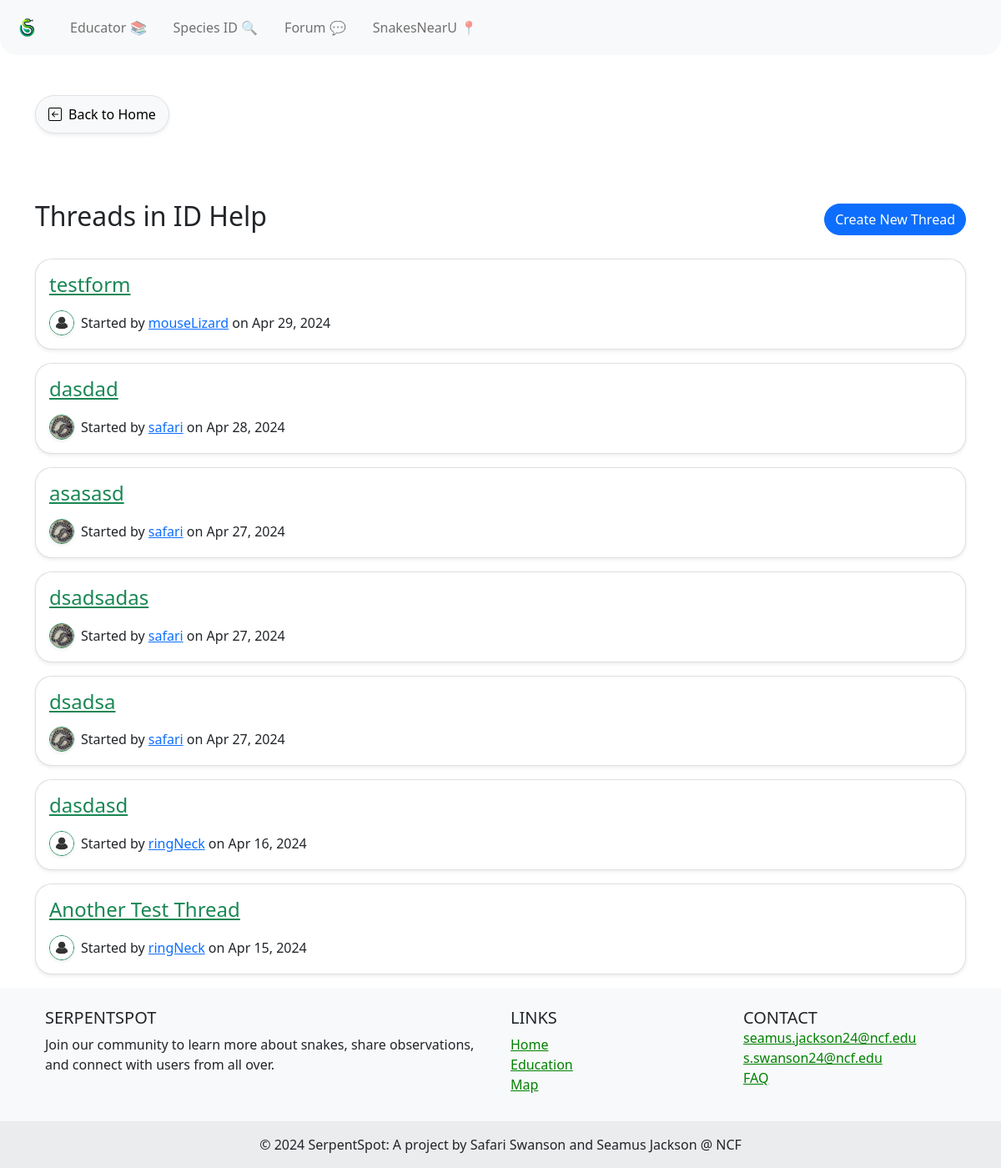
Before: /forum/board/1/ with the older database file.
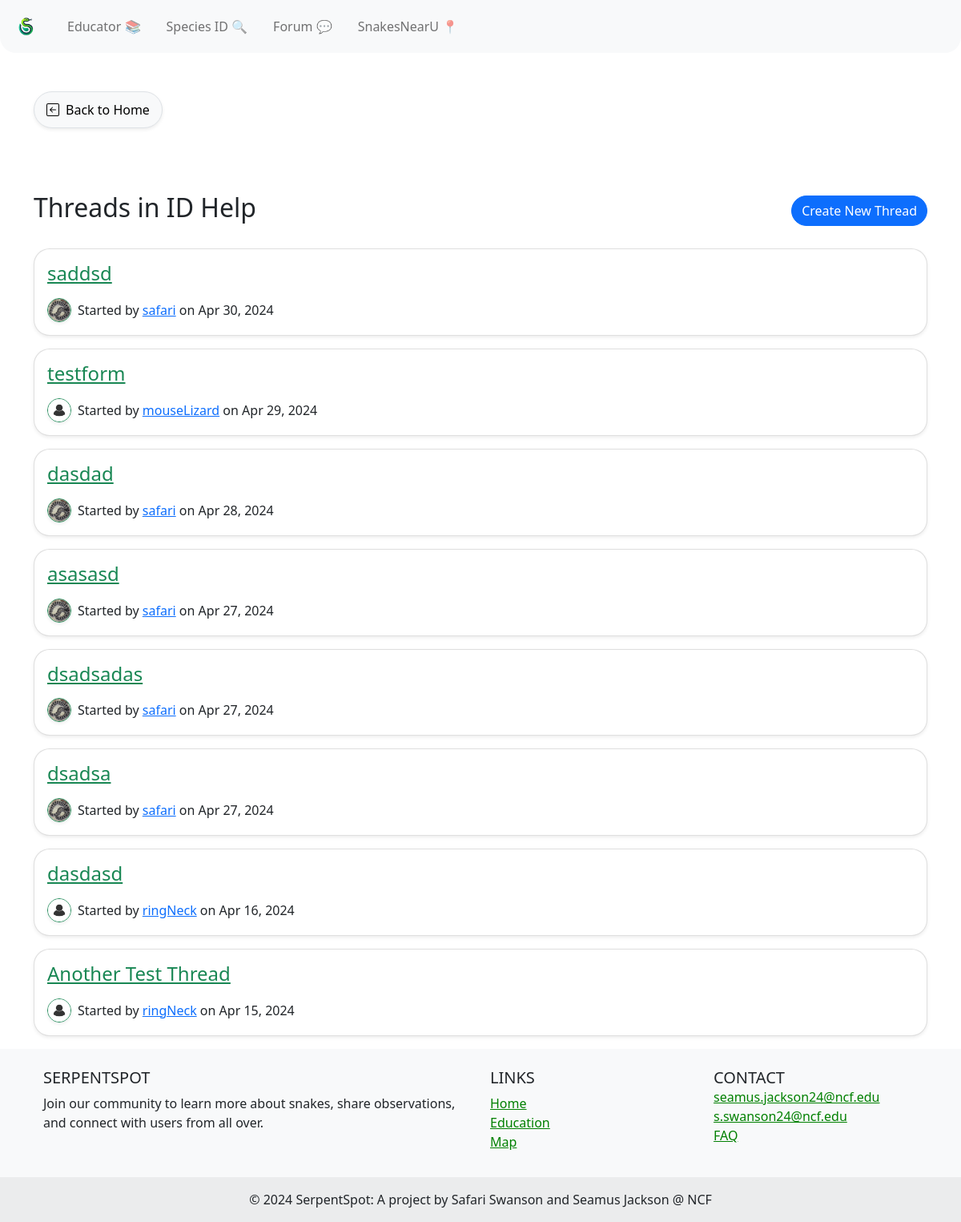
After: the same page with the newer database file.
### Forum/models.py (models this page shows, shortened)
class Thread(models.Model):
    title = models.CharField(max_length=255)
    board = models.ForeignKey(Board, on_delete=models.CASCADE, related_name='threads')
    starter = models.ForeignKey(User, on_delete=models.CASCADE, related_name='threads_started')
    created_at = models.DateTimeField(auto_now_add=True)
    updated_at = models.DateTimeField(auto_now=True)

### UserAuth/models.py (models this page shows, shortened)
class UserProfile(models.Model):
    user = models.OneToOneField(User, on_delete=models.CASCADE) # Link the user profile to a user model instance
    profile_pic = models.ImageField(upload_to='profile_pics/', default='profile_pics/default.jpg' ,null=True, blank=True) # User profile picture
    bio = models.TextField(null=True, blank=True) # User bio
    observations = models.IntegerField(default=0) # User observation count
    favorite_species = models.ForeignKey(SnakeSpecies, on_delete=models.SET_NULL, null=True, blank=True) # User's favorite snake species

### Forum/views.py (the view)
# urls.py: path('board/<int:board_id>/', board_threads, name='board_threads'),
def board_threads(request, board_id):
    board = get_object_or_404(Board, pk=board_id)
    form = NewThreadForm()  # Instantiate the form
    threads = board.threads.all().order_by('-created_at')
    return render(request, 'board_threads.html', {'board': board, 'threads': threads, 'form': form})

### Forum/templates/board_threads.html (shortened to what this page needs)
{% extends 'base.html' %}
{% block content %}
<a href="{% url 'home' %}" class="back-button mb-5 shadow-sm rounded-pill">
   Back to Home
</a>
<div class="title-with-button">
   <h2>Threads in {{ board.name }}</h2>
   <button id="newThreadButton" type="button" class="btn btn-primary rounded-pill" data-bs-toggle="collapse"
      data-bs-target="#newThreadFormCollapse">
      Create New Thread
   </button>
</div>
<div class="threads mt-4">
    {% for thread in threads %}
    <div class="card shadow-sm mb-3"  style="border-radius: 20px; overflow: hidden;">
        <div class="card-body">
            <h4><a href="{% url 'thread_posts' thread.id %}" class="link-success">{{ thread.title }}</a></h4>
            <div class="d-flex align-items-center mt-3">
               <img src="{{ MEDIA_URL }}{{ thread.starter.userprofile.profile_pic.url }}" class="rounded-circle border border-success shadow-sm me-2" alt="Profile Picture" style="width: 30px; height: 30px; object-fit: cover;">
               <p class="card-text mb-0">Started by <a href="{% url 'user_profile' username=thread.starter.username %}">{{ thread.starter.username }}</a> on {{ thread.created_at|date:"M d, Y" }}</p>
           </div>
        </div>
    </div>
    {% endfor %}
</div>
{% endblock %}

Changed rows visible on the page:
added Thread: title "saddsd", starter.userprofile.profile_pic (picture), starter.username "safari", created_at "Apr 30, 2024"
